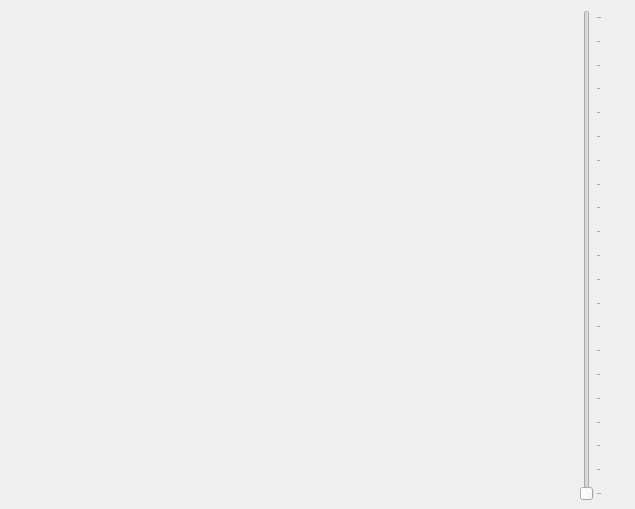
<?xml version="1.0" encoding="UTF-8"?>
<ui version="4.0">
 <class>Dialog</class>
 <widget class="QDialog" name="Dialog">
  <property name="geometry">
   <rect>
    <x>0</x>
    <y>0</y>
    <width>635</width>
    <height>509</height>
   </rect>
  </property>
  <property name="windowTitle">
   <string>多图合成</string>
  </property>
  <widget class="QLabel" name="labelview">
   <property name="geometry">
    <rect>
     <x>20</x>
     <y>10</y>
     <width>531</width>
     <height>481</height>
    </rect>
   </property>
   <property name="text">
    <string/>
   </property>
  </widget>
  <widget class="QSlider" name="verticalSlider">
   <property name="geometry">
    <rect>
     <x>580</x>
     <y>10</y>
     <width>22</width>
     <height>491</height>
    </rect>
   </property>
   <property name="maximum">
    <number>100</number>
   </property>
   <property name="orientation">
    <enum>Qt::Vertical</enum>
   </property>
   <property name="tickPosition">
    <enum>QSlider::TicksBelow</enum>
   </property>
   <property name="tickInterval">
    <number>5</number>
   </property>
  </widget>
 </widget>
 <resources/>
 <connections/>
</ui>
